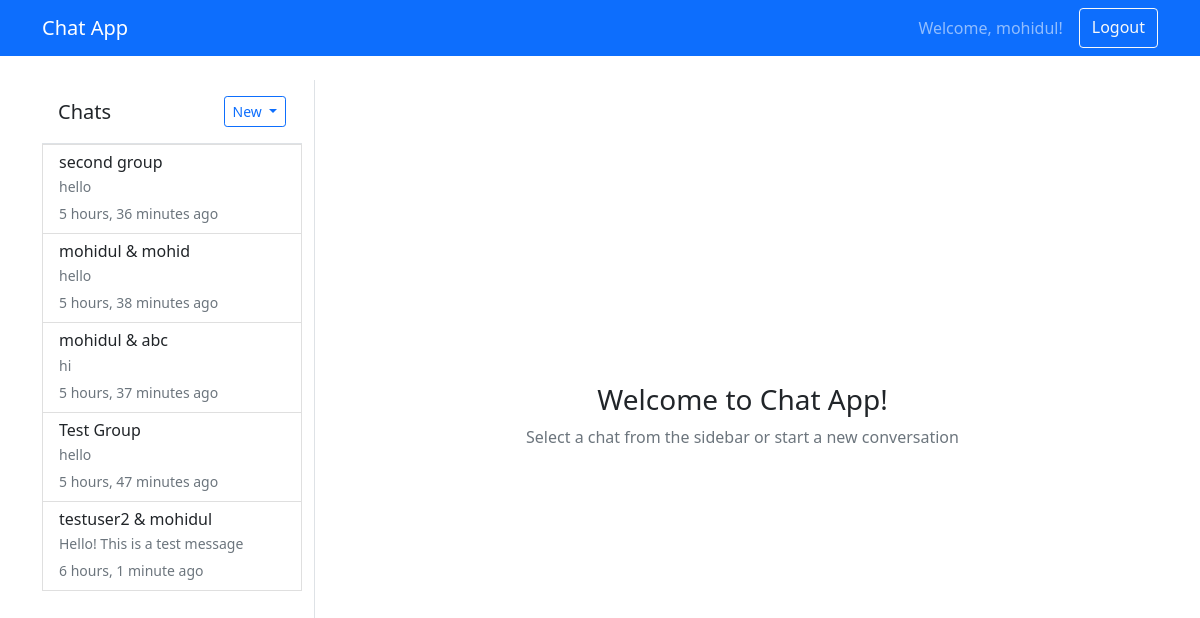
The app's page /chat/ (signed in) with its own data.
### accounts/models.py (models this page shows, shortened)
class CustomUser(AbstractUser):
    is_online = models.BooleanField(default=False)
    last_seen = models.DateTimeField(auto_now=True)

### chat/models.py (models this page shows, shortened)
class ChatRoom(models.Model):
    ROOM_TYPES = [
        ('private', 'Private Chat'),
        ('group', 'Group Chat'),
    ]
    id = models.UUIDField(primary_key=True, default=uuid.uuid4, editable=False)
    name = models.CharField(max_length=255, blank=True, null=True)  # Group চ্যাটের জন্য
    room_type = models.CharField(max_length=10, choices=ROOM_TYPES, default='private')
    created_by = models.ForeignKey(User, on_delete=models.CASCADE, related_name='created_rooms')
    created_at = models.DateTimeField(auto_now_add=True)
    updated_at = models.DateTimeField(auto_now=True)
    is_active = models.BooleanField(default=True)
    description = models.TextField(blank=True, null=True)
    max_members = models.IntegerField(default=100)  # Group size limit
    class Meta:
        ordering = ['-updated_at']
    def __str__(self):
        if self.room_type == 'group':
            return self.name or f"Group Chat {self.id}"
        else:
            members = self.members.all()[:2]
            if len(members) >= 2:
                return f"{members[0].user.username} & {members[1].user.username}"
            return f"Private Chat {self.id}"
    @property
    def last_message(self):
        return self.messages.first()  # ordering এর কারণে first = latest

class Message(models.Model):
    MESSAGE_TYPES = [
        ('text', 'Text Message'),
        ('image', 'Image'),
        ('file', 'File'),
        ('system', 'System Message'),  # যেমন "User joined", "User left" etc
    ]
    id = models.UUIDField(primary_key=True, default=uuid.uuid4, editable=False)
    room = models.ForeignKey(ChatRoom, on_delete=models.CASCADE, related_name='messages')
    sender = models.ForeignKey(User, on_delete=models.CASCADE, related_name='sent_messages')
    message_type = models.CharField(max_length=10, choices=MESSAGE_TYPES, default='text')
    content = models.TextField(blank=True, null=True)  # Text content
    file = models.FileField(upload_to='chat_files/', blank=True, null=True)
    file_name = models.CharField(max_length=255, blank=True, null=True)
    file_size = models.BigIntegerField(blank=True, null=True)
    timestamp = models.DateTimeField(auto_now_add=True)
    edited_at = models.DateTimeField(blank=True, null=True)
    is_deleted = models.BooleanField(default=False)
    reply_to = models.ForeignKey('self', on_delete=models.SET_NULL, blank=True, null=True, related_name='replies')
    class Meta:
        ordering = ['-timestamp']  # Latest first

class RoomMembership(models.Model):
    MEMBER_ROLES = [
        ('admin', 'Admin'),
        ('moderator', 'Moderator'),
        ('member', 'Member'),
    ]
    room = models.ForeignKey(ChatRoom, on_delete=models.CASCADE, related_name='members')
    user = models.ForeignKey(User, on_delete=models.CASCADE, related_name='chat_memberships')
    role = models.CharField(max_length=10, choices=MEMBER_ROLES, default='member')
    joined_at = models.DateTimeField(auto_now_add=True)
    is_active = models.BooleanField(default=True)
    is_muted = models.BooleanField(default=False)
    last_read_at = models.DateTimeField(default=timezone.now)
    class Meta:
        unique_together = ['room', 'user']  # Same user can't join same room twice
        ordering = ['-joined_at']
    @property
    def unread_count(self):
        return self.room.messages.filter(
            timestamp__gt=self.last_read_at
        ).exclude(sender=self.user).count()

### chat/views.py (the view)
# urls.py: path('', views.home_view, name='home'),
@login_required
def home_view(request):
    user_memberships = RoomMembership.objects.filter(
        user=request.user,
        is_active=True
    ).select_related('room').prefetch_related('room__members__user')
    rooms = []
    for membership in user_memberships:
        room = membership.room
        room.membership = membership  # Add membership info to room
        room.unread_count = membership.unread_count
        rooms.append(room)
    all_users = User.objects.exclude(id=request.user.id).filter(is_active=True)
    context = {
        'rooms': rooms,
        'all_users': all_users,
        'user': request.user
    }
    return render(request, 'chat/home.html', context)

### chat/templates/chat/home.html (shortened to what this page needs)
{% extends 'chat/base_chat.html' %}
{% block chat_content %}
<div class="d-flex align-items-center justify-content-center h-100">
    <div class="text-center">
        <h3>Welcome to Chat App!</h3>
        <p class="text-muted">Select a chat from the sidebar or start a new conversation</p>
    </div>
</div>
{% endblock %}

### chat/templates/chat/base_chat.html (shortened to what this page needs)
{% extends 'base.html' %}
{% block content %}
<div class="row h-100">
    <div class="col-md-4 col-lg-3 border-end">
        <div class="d-flex justify-content-between align-items-center p-3 border-bottom">
            <h5 class="mb-0">Chats</h5>
            <div class="dropdown">
                <button class="btn btn-outline-primary btn-sm dropdown-toggle" type="button" data-bs-toggle="dropdown">
                    New
                </button>
            </div>
        </div>
        <div class="chat-list" style="height: calc(100vh - 200px); overflow-y: auto;">
            {% for room in rooms %}
            <a href="{% url 'chat:room' room_id=room.id %}"
               class="list-group-item list-group-item-action {% if current_room.id == room.id %}active{% endif %}">
                <div class="d-flex justify-content-between">
                    <div class="flex-grow-1">
                        <h6 class="mb-1">
                            {% if room.room_type == 'group' %}
                                 {{ room.name }}
                            {% else %}
                                 {{ room }}
                            {% endif %}
                        </h6>
                        {% if room.last_message %}
                            <p class="mb-1 text-muted small">
                                {% if room.last_message.message_type == 'text' %}
                                    {{ room.last_message.content|truncatechars:40 }}
                                {% else %}
                                    <i>{{ room.last_message.get_message_type_display }}</i>
                                {% endif %}
                            </p>
                            <small class="text-muted">{{ room.last_message.timestamp|timesince }} ago</small>
                        {% endif %}
                    </div>
                </div>
            </a>
            {% empty %}
            <div class="p-3 text-center text-muted">
                <p>No chats yet.</p>
                <p><small>Start a conversation!</small></p>
            </div>
            {% endfor %}
        </div>
    </div>
    <div class="col-md-8 col-lg-9">
        {% block chat_content %}{% endblock %}
    </div>
</div>
{% endblock %}

### templates/base.html (shortened to what this page needs)
<!DOCTYPE html>
<html lang="en">
<head>
    <link href="https://cdn.jsdelivr.net/npm/bootstrap@5.1.3/dist/css/bootstrap.min.css" rel="stylesheet">
</head>
<body>
    <nav class="navbar navbar-expand-lg navbar-dark bg-primary">
        <div class="container">
            <a class="navbar-brand" href="#">Chat App</a>
            <div class="navbar-nav ms-auto">
                {% if user.is_authenticated %}
                    <span class="navbar-text me-3">Welcome, {{ user.username }}!</span>
                    <a class="btn btn-outline-light" href="{% url 'accounts:logout' %}">Logout</a>
                {% else %}
                    <a class="btn btn-outline-light me-2" href="{% url 'accounts:login' %}">Login</a>
                    <a class="btn btn-light" href="{% url 'accounts:signup' %}">Sign Up</a>
                {% endif %}
            </div>
        </div>
    </nav>
    <div class="container mt-4">
        {% block content %}
        {% endblock %}
    </div>
</body>
</html>

### records on screen
CustomUser: username "mohidul"
ChatRoom: name "second group", last_message.content "hello", last_message.timestamp "5 hours, 36 minutes"
ChatRoom: room_type+id "mohidul & mohid", last_message.content "hello", last_message.timestamp "5 hours, 38 minutes"
ChatRoom: room_type+id "mohidul & abc", last_message.content "hi", last_message.timestamp "5 hours, 37 minutes"
ChatRoom: name "Test Group", last_message.content "hello", last_message.timestamp "5 hours, 47 minutes"
ChatRoom: room_type+id "testuser2 & mohidul", last_message.content "Hello! This is a test message", last_message.timestamp "6 hours, 1 minute"
